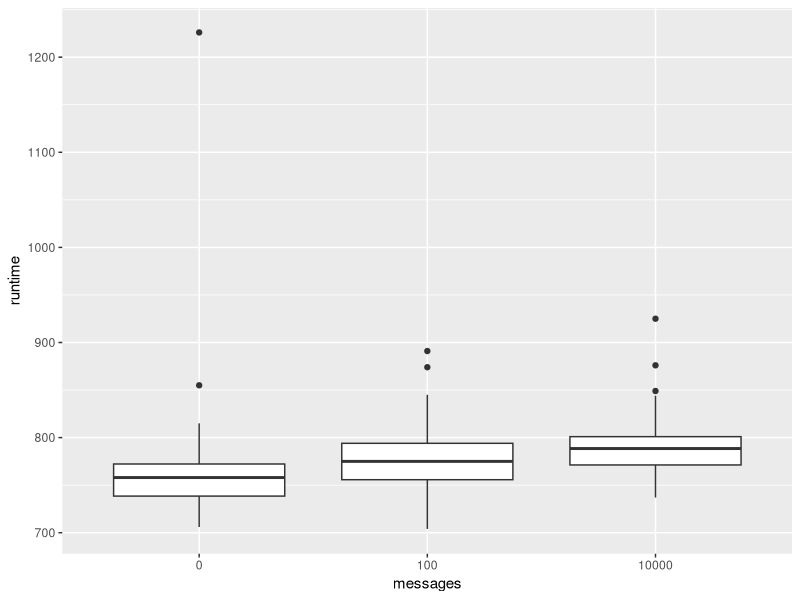

Source code (R):
library(ggplot2)

cp0 <- read.csv("logs/counter_predictable_0messages_100runs.log.csv")
#cp1 <- read.csv("logs/counter_predictable_10messages_100runs.log.csv")
cp2 <- read.csv("logs/counter_predictable_100messages_100runs.log.csv")
#cp3 <- read.csv("logs/counter_predictable_1000messages_100runs.log.csv")
cp4 <- read.csv("logs/counter_predictable_10000messages_100runs.log.csv")

cp0$messages <- 0
#cp1$messages <- 10
cp2$messages <- 100
#cp3$messages <- 1000
cp4$messages <- 10000

cp <- rbind(cp0, cp2, cp4)
cp$messages <- as.factor(cp$messages)

cp_plot <- ggplot(cp, aes(messages, runtime))
cp_plot +
  geom_boxplot()